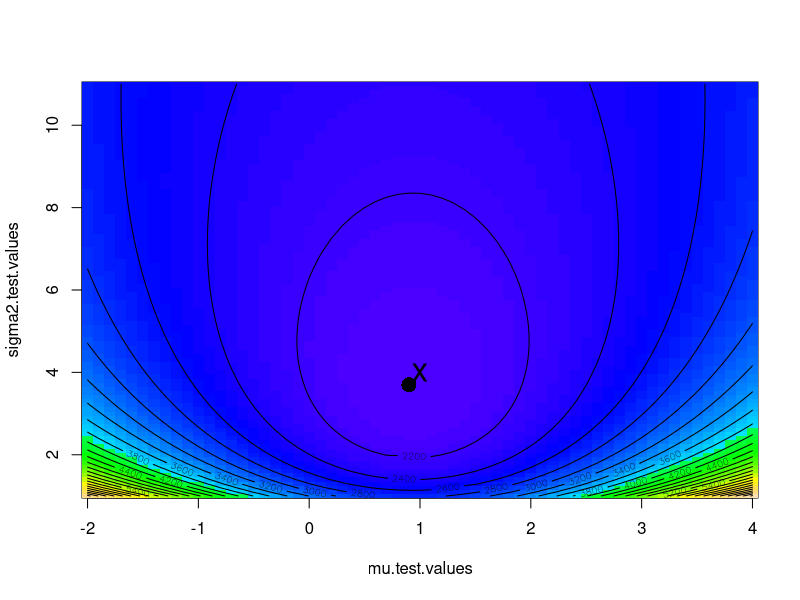
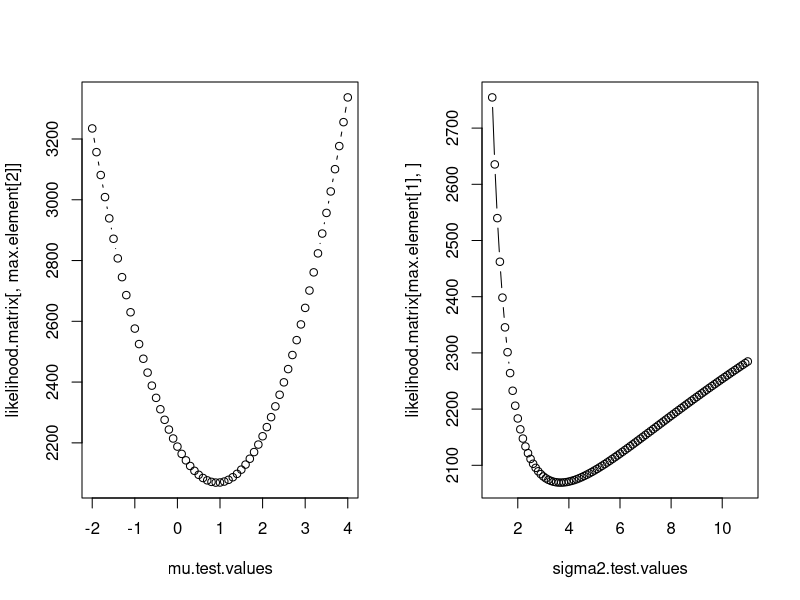

Here is the R script that generated these plots, in order:
## ---- chunk 1
neg.ll<-function(x,mu,sigma2)
 {
sum(0.5*log(2*pi*sigma2)+0.5*((x-mu)^2)/sigma2)
}
## ---- chunk 2
x<-rnorm(1000,mean=1,sd=2)
mu.test.values<-seq(-2,4,0.1)
sigma2.test.values<-seq(1,11,0.1)
## ---- chunk 3
likelihood.matrix<-matrix(nrow=length(mu.test.values),ncol=length(sigma2.test.values))
## ---- chunk 4
for (i in 1:length(mu.test.values))
 {
  for (j in 1:length(sigma2.test.values))
   {
    likelihood.matrix[i,j]<-neg.ll(x,mu.test.values[i],sigma2.test.values[j])
   }
 }
## ---- chunk 5
image(mu.test.values,sigma2.test.values,likelihood.matrix,col=topo.colors(100))
contour(mu.test.values,sigma2.test.values,likelihood.matrix,nlevels=30,add=T)

max.element<-which(likelihood.matrix==min(likelihood.matrix),arr.ind=T)
points(mu.test.values[max.element[1]],sigma2.test.values[max.element[2]],pch=16,cex=2)
points(1,4,pch='x',cex=2)
## ---- chunk 6
par(mfrow=c(1,2))
plot(mu.test.values,likelihood.matrix[,max.element[2]],typ="b")
plot(sigma2.test.values,likelihood.matrix[max.element[1],],typ="b")
## ---- chunk 7
neg.ll.v2<-function(x,params)
{
mu=params[1]
sigma=params[2]
-sum(dnorm(x,mean=mu,sd=sigma,log=TRUE))
}
## ---- chunk 8
opt1<-optim(par=c(1,1),fn=neg.ll.v2,x=x)
opt1
## ---- chunk 9
library(MASS)
fitdistr(x,"normal")
